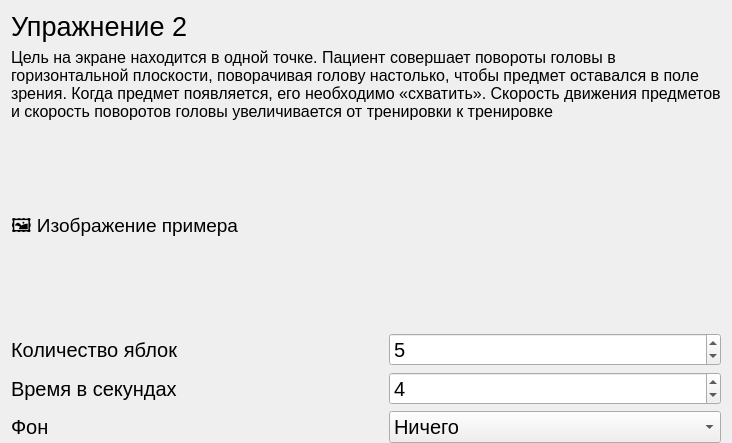
               <widget class="QWidget" name="page_ex2">
                <property name="enabled">
                 <bool>true</bool>
                </property>
                <layout class="QVBoxLayout" name="verticalLayout_6">
                 <property name="bottomMargin">
                  <number>0</number>
                 </property>
                 <item>
                  <widget class="QLabel" name="label_4">
                   <property name="font">
                    <font>
                     <pointsize>20</pointsize>
                    </font>
                   </property>
                   <property name="text">
                    <string>Упражнение 2</string>
                   </property>
                  </widget>
                 </item>
                 <item>
                  <spacer name="verticalSpacer_11">
                   <property name="orientation">
                    <enum>Qt::Vertical</enum>
                   </property>
                   <property name="sizeType">
                    <enum>QSizePolicy::Preferred</enum>
                   </property>
                   <property name="sizeHint" stdset="0">
                    <size>
                     <width>20</width>
                     <height>40</height>
                    </size>
                   </property>
                  </spacer>
                 </item>
                 <item>
                  <widget class="QLabel" name="label_9">
                   <property name="sizePolicy">
                    <sizepolicy hsizetype="Expanding" vsizetype="Minimum">
                     <horstretch>0</horstretch>
                     <verstretch>0</verstretch>
                    </sizepolicy>
                   </property>
                   <property name="font">
                    <font>
                     <pointsize>12</pointsize>
                    </font>
                   </property>
                   <property name="text">
                    <string>Цель на экране находится в одной точке. Пациент совершает повороты головы в горизонтальной плоскости, поворачивая голову настолько, чтобы предмет оставался в поле зрения. Когда предмет появляется, его необходимо «схватить». Скорость движения предметов и скорость поворотов головы увеличивается от тренировки к тренировке</string>
                   </property>
                   <property name="wordWrap">
                    <bool>true</bool>
                   </property>
                  </widget>
                 </item>
                 <item>
                  <spacer name="verticalSpacer_10">
                   <property name="orientation">
                    <enum>Qt::Vertical</enum>
                   </property>
                   <property name="sizeType">
                    <enum>QSizePolicy::Preferred</enum>
                   </property>
                   <property name="sizeHint" stdset="0">
                    <size>
                     <width>20</width>
                     <height>100</height>
                    </size>
                   </property>
                  </spacer>
                 </item>
                 <item>
                  <widget class="QLabel" name="lable_apple_example_img_2">
                   <property name="sizePolicy">
                    <sizepolicy hsizetype="Ignored" vsizetype="Ignored">
                     <horstretch>0</horstretch>
                     <verstretch>160</verstretch>
                    </sizepolicy>
                   </property>
                   <property name="minimumSize">
                    <size>
                     <width>300</width>
                     <height>200</height>
                    </size>
                   </property>
                   <property name="font">
                    <font>
                     <pointsize>14</pointsize>
                    </font>
                   </property>
                   <property name="text">
                    <string>🖼️ Изображение примера</string>
                   </property>
                   <property name="scaledContents">
                    <bool>true</bool>
                   </property>
                  </widget>
                 </item>
                 <item>
                  <spacer name="verticalSpacer_5">
                   <property name="orientation">
                    <enum>Qt::Vertical</enum>
                   </property>
                   <property name="sizeType">
                    <enum>QSizePolicy::Preferred</enum>
                   </property>
                   <property name="sizeHint" stdset="0">
                    <size>
                     <width>20</width>
                     <height>40</height>
                    </size>
                   </property>
                  </spacer>
                 </item>
                 <item>
                  <layout class="QHBoxLayout" name="horizontalLayout_10">
                   <item>
                    <widget class="QLabel" name="label_8">
                     <property name="font">
                      <font>
                       <pointsize>15</pointsize>
                      </font>
                     </property>
                     <property name="text">
                      <string>Количество яблок</string>
                     </property>
                    </widget>
                   </item>
                   <item>
                    <spacer name="horizontalSpacer_8">
                     <property name="orientation">
                      <enum>Qt::Horizontal</enum>
                     </property>
                     <property name="sizeType">
                      <enum>QSizePolicy::Preferred</enum>
                     </property>
                     <property name="sizeHint" stdset="0">
                      <size>
                       <width>40</width>
                       <height>20</height>
                      </size>
                     </property>
                    </spacer>
                   </item>
                   <item>
                    <widget class="QSpinBox" name="spinBox_apple_count_2">
                     <property name="font">
                      <font>
                       <pointsize>15</pointsize>
                      </font>
                     </property>
                     <property name="value">
                      <number>5</number>
                     </property>
                    </widget>
                   </item>
                  </layout>
                 </item>
                 <item>
                  <layout class="QHBoxLayout" name="horizontalLayout_11">
                   <item>
                    <widget class="QLabel" name="label_7">
                     <property name="font">
                      <font>
                       <pointsize>15</pointsize>
                      </font>
                     </property>
                     <property name="text">
                      <string>Время в секундах</string>
                     </property>
                    </widget>
                   </item>
                   <item>
                    <spacer name="horizontalSpacer_9">
                     <property name="orientation">
                      <enum>Qt::Horizontal</enum>
                     </property>
                     <property name="sizeType">
                      <enum>QSizePolicy::Preferred</enum>
                     </property>
                     <property name="sizeHint" stdset="0">
                      <size>
                       <width>40</width>
                       <height>20</height>
                      </size>
                     </property>
                    </spacer>
                   </item>
                   <item>
                    <widget class="QSpinBox" name="spinBox_apple_second_2">
                     <property name="font">
                      <font>
                       <pointsize>15</pointsize>
                      </font>
                     </property>
                     <property name="value">
                      <number>4</number>
                     </property>
                    </widget>
                   </item>
                  </layout>
                 </item>
                 <item>
                  <layout class="QHBoxLayout" name="horizontalLayout_12">
                   <item>
                    <widget class="QLabel" name="label_fon_2">
                     <property name="font">
                      <font>
                       <pointsize>15</pointsize>
                      </font>
                     </property>
                     <property name="text">
                      <string>Фон</string>
                     </property>
                    </widget>
                   </item>
                   <item>
                    <spacer name="horizontalSpacer_10">
                     <property name="orientation">
                      <enum>Qt::Horizontal</enum>
                     </property>
                     <property name="sizeType">
                      <enum>QSizePolicy::Preferred</enum>
                     </property>
                     <property name="sizeHint" stdset="0">
                      <size>
                       <width>40</width>
                       <height>20</height>
                      </size>
                     </property>
                    </spacer>
                   </item>
                   <item>
                    <widget class="QComboBox" name="comboBox_fon_apple_2">
                     <property name="font">
                      <font>
                       <pointsize>15</pointsize>
                      </font>
                     </property>
                     <item>
                      <property name="text">
                       <string>Ничего</string>
                      </property>
                     </item>
                     <item>
                      <property name="text">
                       <string>Снег</string>
                      </property>
                     </item>
                     <item>
                      <property name="text">
                       <string>Дождь</string>
                      </property>
                     </item>
                     <item>
                      <property name="text">
                       <string>Туман</string>
                      </property>
                     </item>
                    </widget>
                   </item>
                  </layout>
                 </item>
                </layout>
               </widget>
